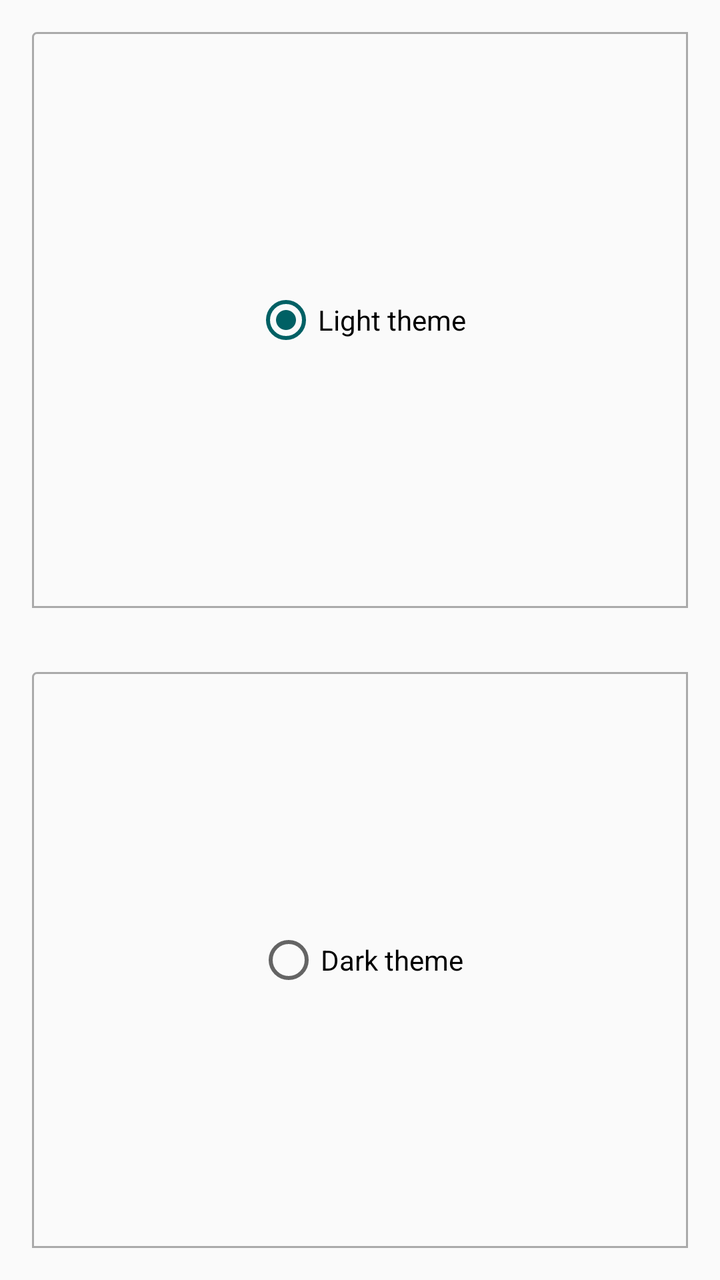
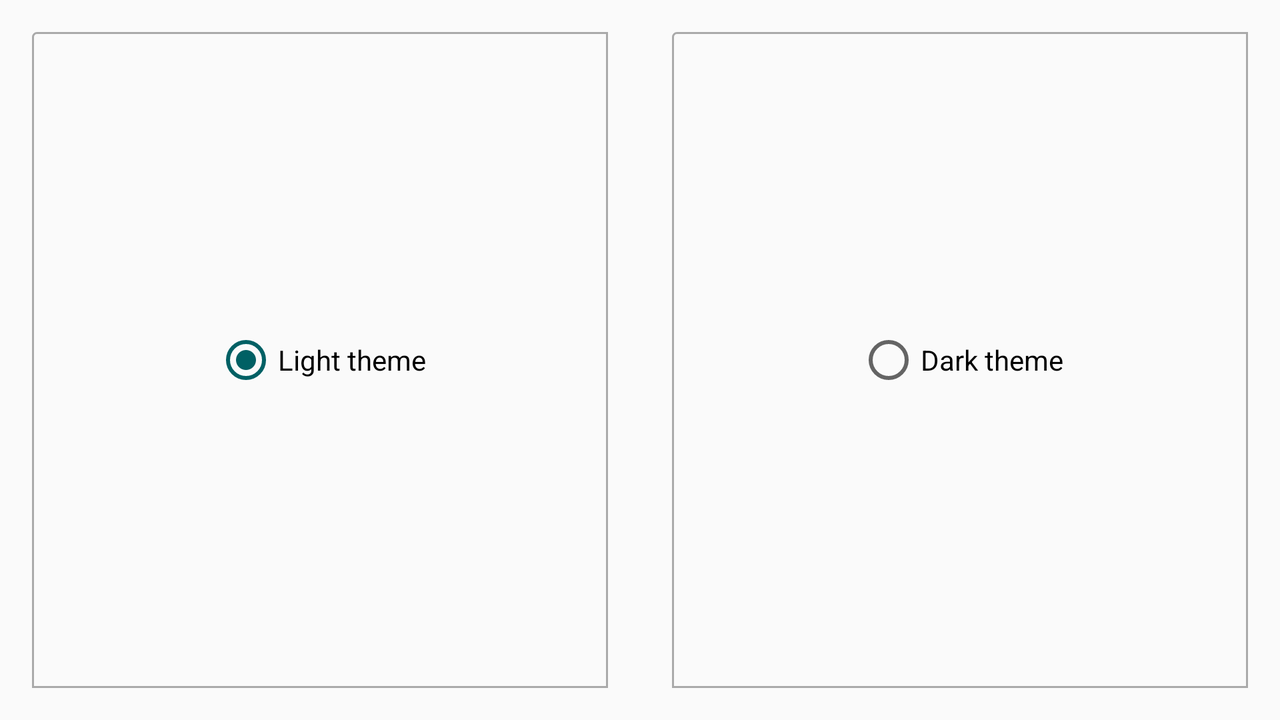

The same Android screen from two of the app's own layout files: first res/layout/ as a phone draws it, then the repository's variant for another configuration, drawn on a device whose configuration selects that folder. Both files follow.
<!-- AndroidManifest.xml: application theme AppTheme -->
<!-- res/layout/fragment_theme.xml -->
<?xml version="1.0" encoding="utf-8"?>
<LinearLayout xmlns:android="http://schemas.android.com/apk/res/android"
    android:layout_width="match_parent"
    android:layout_height="match_parent"
    android:orientation="vertical">

    <FrameLayout
        android:id="@+id/light"
        style="@style/BorderLayout"
        android:layout_width="match_parent"
        android:layout_height="0dp"
        android:layout_weight="1">

        <RadioButton
            android:id="@+id/lightThemeRb"
            android:layout_width="wrap_content"
            android:layout_height="wrap_content"
            android:layout_gravity="center"
            android:checked="true"
            android:text="@string/light_theme" />

    </FrameLayout>

    <FrameLayout
        android:id="@+id/dark"
        style="@style/BorderLayout"
        android:layout_width="match_parent"
        android:layout_height="0dp"
        android:layout_weight="1">

        <RadioButton
            android:id="@+id/darkThemeRb"
            android:layout_width="wrap_content"
            android:layout_height="wrap_content"
            android:layout_gravity="center"
            android:text="@string/dark_theme" />

    </FrameLayout>

</LinearLayout>
<!-- resources referenced by this layout -->
<resources>
  <string name="dark_theme">Dark theme</string>
  <string name="light_theme">Light theme</string>
  <style name="BorderLayout">
          <item name="android:background">@drawable/welcome_radio_button</item>
          <item name="android:layout_margin">@dimen/normal_padding</item>
      </style>
  <style name="AppTheme" parent="Theme.AppCompat.Light.NoActionBar">
          
          <item name="colorPrimary">@color/colorPrimary</item>
          <item name="colorPrimaryDark">@color/colorPrimaryDark</item>
          <item name="colorAccent">@color/colorAccent</item>
      </style>
  <!-- drawable welcome_radio_button (drawable) -->
  <shape xmlns:android="http://schemas.android.com/apk/res/android"
      android:shape="rectangle">
      <corners
          android:radius="2dp"
          android:topRightRadius="0dp"
          android:bottomRightRadius="0dp"
          android:bottomLeftRadius="0dp" />
      <stroke
          android:width="1dp"
          android:color="@android:color/darker_gray"
          />
  </shape>
  <dimen name="normal_padding">16dp</dimen>
  <color name="colorPrimary">#00ACC1</color>
  <color name="colorPrimaryDark">#AA006064</color>
  <color name="colorAccent">#006064</color>
</resources>
<!-- res/layout-land/fragment_theme.xml (the repository's variant of the layout above) -->
<!-- drawn on the phone turned sideways -->
<?xml version="1.0" encoding="utf-8"?>
<RelativeLayout xmlns:android="http://schemas.android.com/apk/res/android"
    xmlns:app="http://schemas.android.com/apk/res-auto"
    xmlns:tools="http://schemas.android.com/tools"
    android:layout_width="match_parent"
    android:layout_height="match_parent"
    tools:context="by.md.gornak.homework.activity.ThemeActivity">

    <LinearLayout
        android:layout_above="@+id/nextButton"
        android:layout_width="match_parent"
        android:layout_height="match_parent"
        android:orientation="horizontal">

    <FrameLayout
        android:layout_width="0dp"
        android:layout_height="match_parent"
        android:layout_weight="1"
        style="@style/BorderLayout"
        android:layout_margin="@dimen/normal_padding">

        <RadioButton
            android:id="@+id/lightThemeRb"
            android:layout_width="wrap_content"
            android:layout_height="wrap_content"
            android:layout_gravity="center"
            android:text="@string/light_theme"
            android:checked="true"
            />

    </FrameLayout>

    <FrameLayout
        android:layout_width="0dp"
        android:layout_height="match_parent"
        android:layout_weight="1"
        style="@style/BorderLayout">

        <RadioButton
            android:id="@+id/darkThemeRb"
            android:layout_width="wrap_content"
            android:layout_height="wrap_content"
            android:layout_gravity="center"
            android:text="@string/dark_theme"
            />

    </FrameLayout>

    </LinearLayout>

</RelativeLayout>
<!-- resources referenced by the variant -->
<!-- as the phone turned sideways resolves them -->
<resources>
  <dimen name="normal_padding">16dp</dimen>
  <string name="dark_theme">Dark theme</string>
  <string name="light_theme">Light theme</string>
  <style name="BorderLayout">
          <item name="android:background">@drawable/welcome_radio_button</item>
          <item name="android:layout_margin">@dimen/normal_padding</item>
      </style>
  <style name="AppTheme" parent="Theme.AppCompat.Light.NoActionBar">
          
          <item name="colorPrimary">@color/colorPrimary</item>
          <item name="colorPrimaryDark">@color/colorPrimaryDark</item>
          <item name="colorAccent">@color/colorAccent</item>
      </style>
  <!-- drawable welcome_radio_button (drawable) -->
  <shape xmlns:android="http://schemas.android.com/apk/res/android"
      android:shape="rectangle">
      <corners
          android:radius="2dp"
          android:topRightRadius="0dp"
          android:bottomRightRadius="0dp"
          android:bottomLeftRadius="0dp" />
      <stroke
          android:width="1dp"
          android:color="@android:color/darker_gray"
          />
  </shape>
  <color name="colorPrimary">#00ACC1</color>
  <color name="colorPrimaryDark">#AA006064</color>
  <color name="colorAccent">#006064</color>
</resources>
